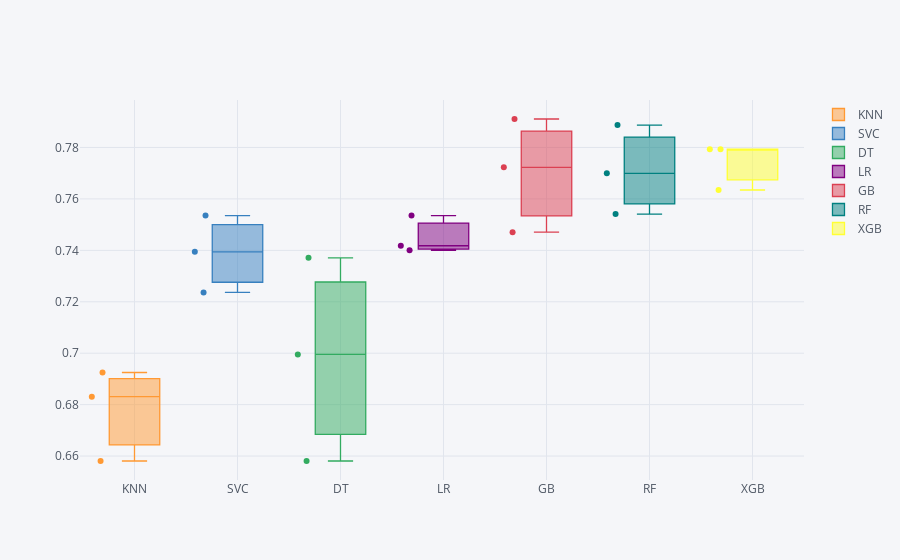

The notebook cell this image was saved under:
### Code cell
results_df.T.iplot(kind="box", boxpoints="all")

### Figure 1 — Plotly figure (JSON) as saved in the notebook; plotly's stock layout.template omitted (floating-point values rounded to 4 significant figures)
{"data": [{"boxpoints": "all", "line": {"width": 1.3}, "marker": {"color": "rgba(255, 153, 51, 1.0)"}, "name": "KNN", "orientation": "v", "type": "box", "y": [0.6581, 0.6831, 0.6925]}, {"boxpoints": "all", "line": {"width": 1.3}, "marker": {"color": "rgba(55, 128, 191, 1.0)"}, "name": "SVC", "orientation": "v", "type": "box", "y": [0.7237, 0.7535, 0.7394]}, {"boxpoints": "all", "line": {"width": 1.3}, "marker": {"color": "rgba(50, 171, 96, 1.0)"}, "name": "DT", "orientation": "v", "type": "box", "y": [0.6581, 0.6995, 0.7371]}, {"boxpoints": "all", "line": {"width": 1.3}, "marker": {"color": "rgba(128, 0, 128, 1.0)"}, "name": "LR", "orientation": "v", "type": "box", "y": [0.74, 0.7418, 0.7535]}, {"boxpoints": "all", "line": {"width": 1.3}, "marker": {"color": "rgba(219, 64, 82, 1.0)"}, "name": "GB", "orientation": "v", "type": "box", "y": [0.7471, 0.7723, 0.7911]}, {"boxpoints": "all", "line": {"width": 1.3}, "marker": {"color": "rgba(0, 128, 128, 1.0)"}, "name": "RF", "orientation": "v", "type": "box", "y": [0.7541, 0.7887, 0.77]}, {"boxpoints": "all", "line": {"width": 1.3}, "marker": {"color": "rgba(255, 255, 51, 1.0)"}, "name": "XGB", "orientation": "v", "type": "box", "y": [0.7635, 0.7793, 0.7793]}], "layout": {"legend": {"bgcolor": "#F5F6F9", "font": {"color": "#4D5663"}}, "paper_bgcolor": "#F5F6F9", "plot_bgcolor": "#F5F6F9", "title": {"font": {"color": "#4D5663"}}, "xaxis": {"gridcolor": "#E1E5ED", "showgrid": true, "tickfont": {"color": "#4D5663"}, "title": {"font": {"color": "#4D5663"}, "text": ""}, "zerolinecolor": "#E1E5ED"}, "yaxis": {"gridcolor": "#E1E5ED", "showgrid": true, "tickfont": {"color": "#4D5663"}, "title": {"font": {"color": "#4D5663"}, "text": ""}, "zerolinecolor": "#E1E5ED"}}}
